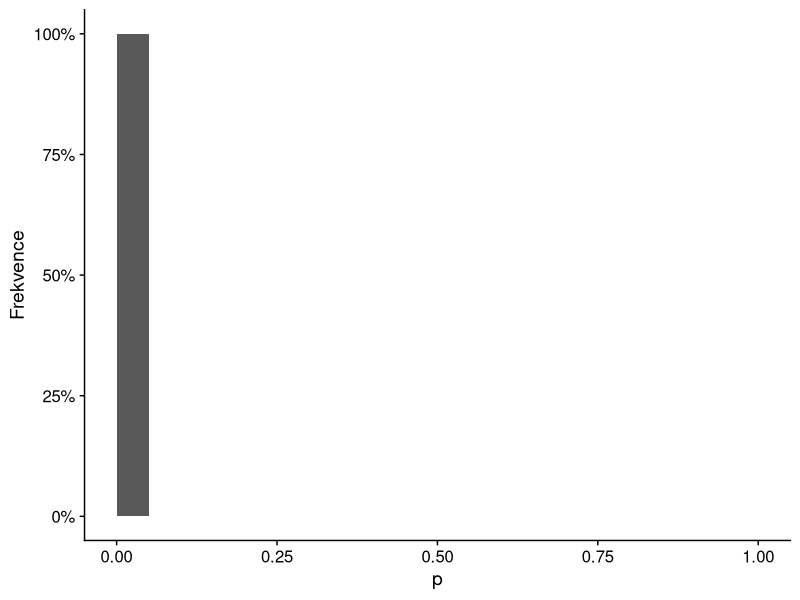
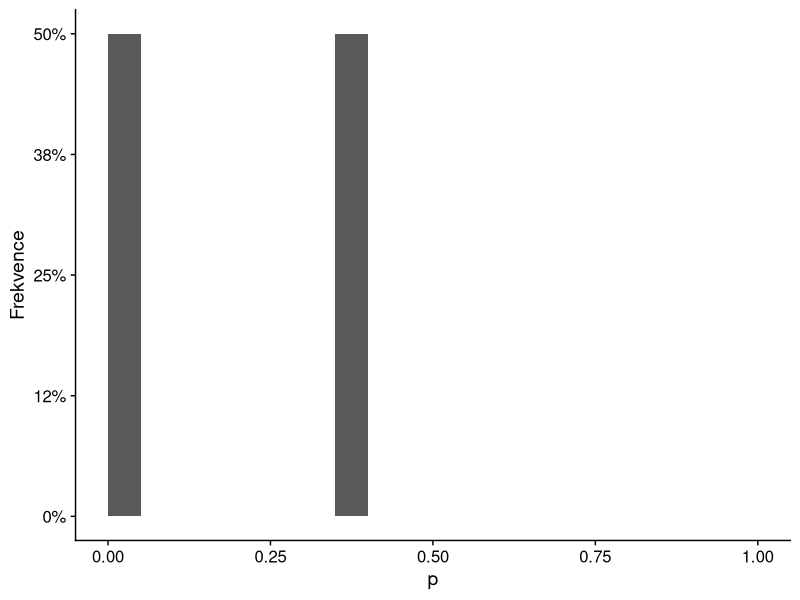
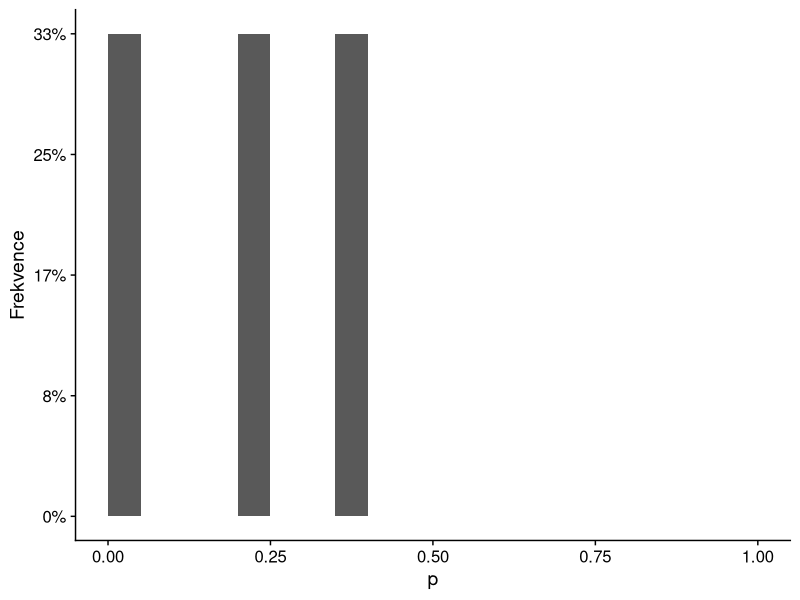
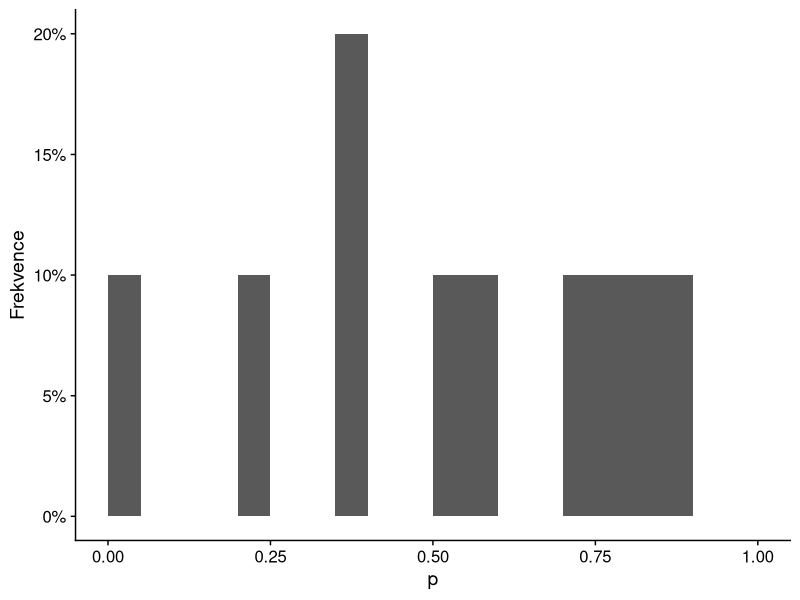
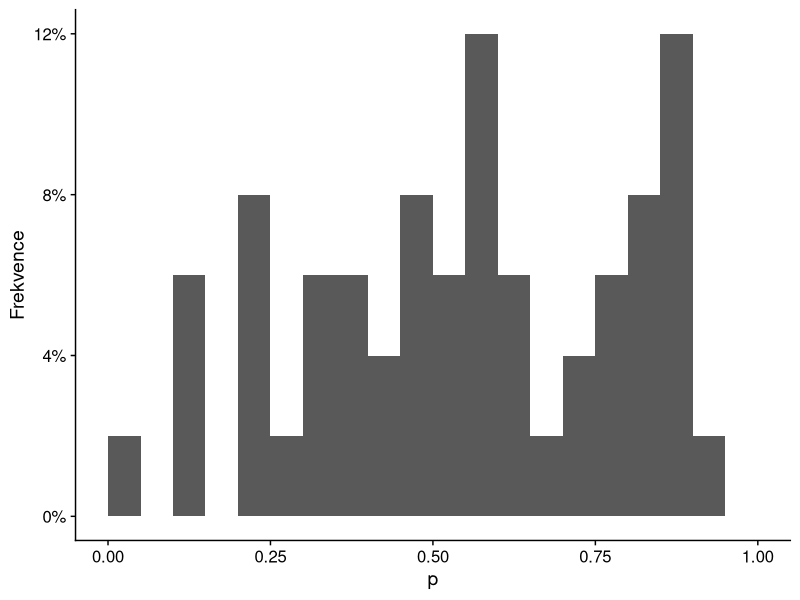
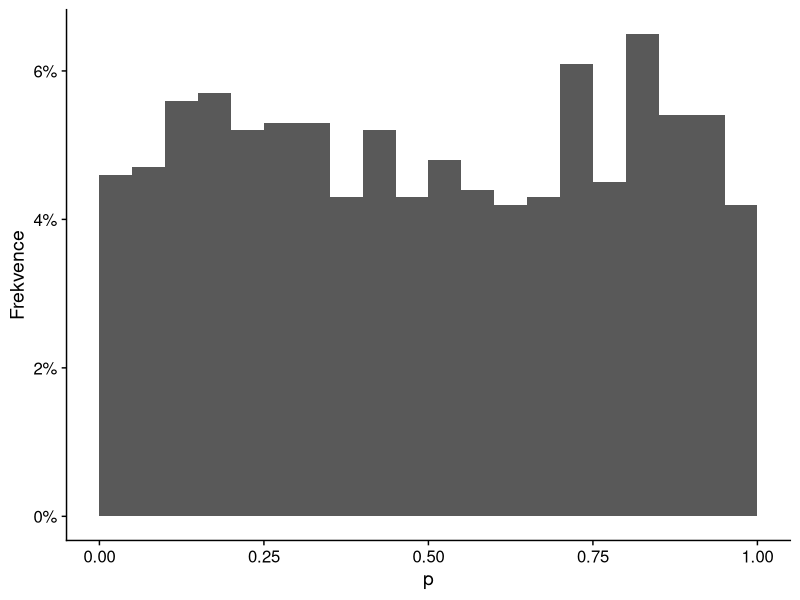
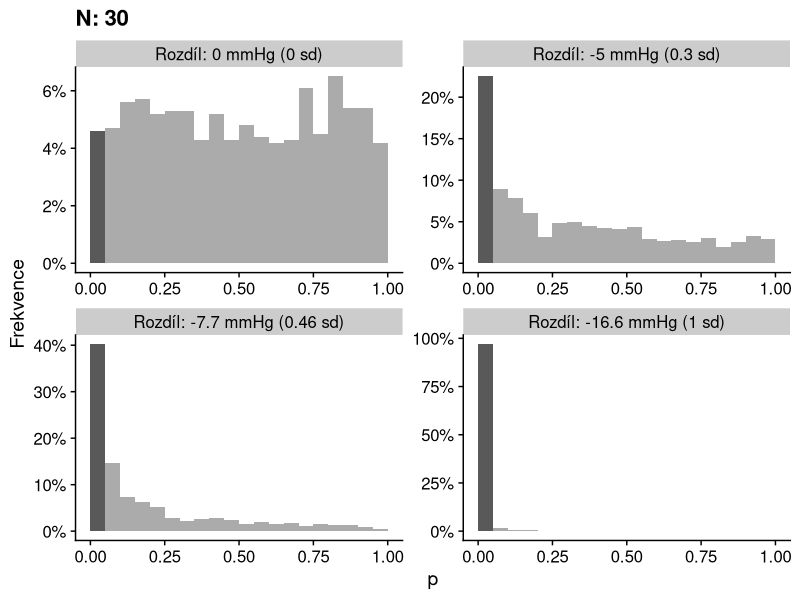
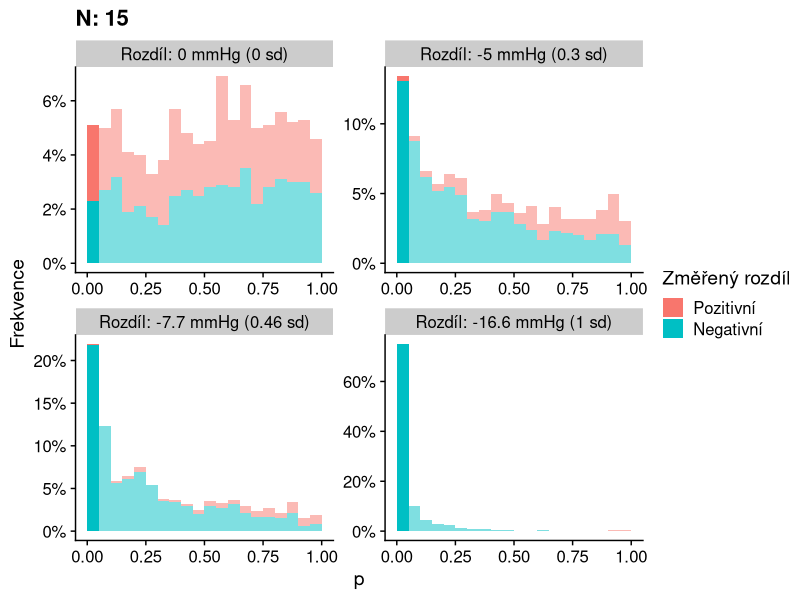

Generate these figures, in order, with R: (Note: a time limit stopped this script after it produced the figures.)
## ---- chunk 1
library(tidyverse)
library(cowplot)
theme_set(theme_cowplot())

sbp_baseline <- 157.1
sbp_sd <- 16.6
effect_ace_minus_placebo <- -7.68

n_sims <- 1000

plots <- list()
widths <- list()
heights <- list()

## ---- chunk 2
set.seed(56684322)
velikost_efektu <- tibble(efekt = c(0, -5 / sbp_sd, effect_ace_minus_placebo / sbp_sd, -1))
n_vzorku <- tibble(n = c(15, 30, 60, 120))
#n_vzorku <- tibble(n = seq(sqrt(15), sqrt(120), length.out = 4) ^ 2 %>% round())

single_p_sim <- function(data_row) {
  control <- rnorm(data_row$n, 0, 1)
  treatment <- rnorm(data_row$n, data_row$efekt, 1)
  test_res <- t.test(control, treatment)
  
  cbind(data_row, tibble(p = test_res$p.value, zmereny_rozdil = mean(treatment) - mean(control), 
                         conf_low = -test_res$conf.int[1], conf_high = -test_res$conf.int[2]))
}

p_velikost_efektu <- velikost_efektu %>% 
  crossing(n_vzorku) %>%
  crossing(sim = 1:n_sims) %>%
  transpose() %>%
  map_df(single_p_sim) %>%
  mutate(druh_rozdilu = factor(zmereny_rozdil > 0, levels = c(TRUE, FALSE), labels = c("Pozitivní", "Negativní")),
         efekt_f = factor(efekt, levels = velikost_efektu$efekt))


## ---- chunk 3
hg_sd_label <- function(sd_val) {
  numeric_sd_val <- sd_val %>% as.numeric()
  paste0("Rozdíl: ", round(sbp_sd * numeric_sd_val, 1), " mmHg (", abs(round(numeric_sd_val, 2)), " sd)")
}


facet_efekt <- function(scales = "free") { 
  facet_wrap(~efekt_f, scales = scales, labeller = labeller(efekt_f = hg_sd_label))
}

make_scale_pocet <- function(n_sims) {
  scale_y_continuous("Frekvence", labels = function(x) { scales::percent(x / n_sims, accuracy = 1)}, trans = scales::trans_new("Relative", transform = function(x) { x / n_sims}, inverse = function(x) { x * n_sims}))
}
scale_pocet <- make_scale_pocet(n_sims)

p_breaks <- seq(0,1, by = 0.05)
n_first_plot <- n_vzorku$n[2]

for(kolik_zobrazit in c(1, 2, 3, 10, 50, n_sims)) {
  plot_name <- paste0("p_tutorial_histogram_", kolik_zobrazit)
  plots[[plot_name]] <- p_velikost_efektu %>% 
    filter(n == n_first_plot, efekt == 0) %>% 
    head(n = kolik_zobrazit) %>%
    ggplot(aes(x = p)) + geom_histogram(breaks = p_breaks) +  
    make_scale_pocet(kolik_zobrazit) 
  print(plots[[plot_name]])
  
}

plots$p_fixni_efekt_prvni <- p_velikost_efektu %>% 
    filter(n == n_first_plot) %>% 
    ggplot(aes(x = p, alpha = p < 0.05)) + geom_histogram(breaks = p_breaks) +  
    scale_alpha_discrete(range = c(0.5,1), guide = FALSE) +
    scale_pocet + facet_efekt() + ggtitle(paste0("N: ", n_first_plot))
plots$p_fixni_efekt_prvni





## ---- chunk 4
for(n_k_zobrazeni in n_vzorku$n) {
  plot_name <- paste0("p_fixni_n_", n_k_zobrazeni)
  plots[[plot_name]] <- p_velikost_efektu %>% filter(n == n_k_zobrazeni) %>% ggplot(aes(x = p, fill = druh_rozdilu, alpha = p < 0.05)) + geom_histogram(breaks = p_breaks) + 
      scale_pocet + facet_efekt() + scale_fill_discrete("Změřený rozdíl") +
      scale_alpha_discrete(range = c(0.5,1), guide = FALSE) +
      ggtitle(paste0("N: ", n_k_zobrazeni))
  print(plots[[plot_name]])
}


for(efekt_k_zobrazeni in velikost_efektu$efekt) {
  plot_name <- paste0("p_fixni_efekt_", round(efekt_k_zobrazeni,2))
  plots[[plot_name]] <- p_velikost_efektu %>% filter(efekt == efekt_k_zobrazeni) %>% ggplot(aes(x = p, fill = druh_rozdilu, alpha = p < 0.05)) + 
      geom_histogram(breaks = p_breaks) + facet_wrap(~n, labeller = label_both, scales = "free_y") + 
      scale_fill_discrete("Změřený rozdíl") + scale_pocet +
      scale_alpha_discrete(range = c(0.5,1), guide = FALSE) +
      ggtitle(hg_sd_label(efekt_k_zobrazeni))
  print(plots[[plot_name]])
}
## ---- chunk 5
power.t.test(delta = effect_ace_minus_placebo, sd = sbp_sd, sig.level = 0.05, power = 0.8)
## ---- chunk 6
efekty <- velikost_efektu$efekt[c(2,3)]
nka <- n_vzorku$n[c(2,4)]
for(i in 1:length(efekty) ) {
  n_k_zobrazeni <- nka[i]
  efekt_k_zobrazeni <- efekty[i]
  plot_name <- paste0("m_and_s_error_",n_k_zobrazeni,"_eff_", round(abs(efekt_k_zobrazeni),2))
  plots[[plot_name]] <- p_velikost_efektu %>% filter(n == n_k_zobrazeni, efekt == efekt_k_zobrazeni, p < 0.05) %>%
    ggplot(aes(x = zmereny_rozdil * sbp_sd)) + geom_histogram(aes(y = stat(width*density)), binwidth = 1)  + geom_vline(xintercept = efekt_k_zobrazeni * sbp_sd, color = "blue", size = 2, linetype = "dashed") + 
    facet_efekt() + scale_y_continuous("Podíl", labels = scales::percent) + scale_x_continuous("Změřený rozdíl [mmHg]") +
    ggtitle(paste0("Pouze p < 0.05, N: ", n_k_zobrazeni))
  print(plots[[plot_name]])
  
  widths[[plot_name]] <- 6
}
## ---- chunk 7
set.seed(321685524)

n_studii <- 8
n_vice_studii <- 30
studie_df_raw <- list()
next_id <- 1
efekty_pro_vice_studii <- c(0, velikost_efektu$efekt[3])
for(efekt_pro_simulace in efekty_pro_vice_studii) {
  p_pro_sim <- p_velikost_efektu %>% filter(n == n_vice_studii, efekt == efekt_pro_simulace)
  for(i in 1:n_sims) {
    studie_df_raw[[next_id]] <- p_pro_sim %>% sample_n(n_studii) %>% 
      group_by(n, efekt, efekt_f) %>%
      summarise(min.p = min(p), max.p = max(p), min.zmereny_rozdil = min(zmereny_rozdil), max.zmereny_rozdil = max(zmereny_rozdil))
      #summarise(min.p = min(p), max.p = max(p), min.zmereny_rozdil = min(c(Inf,zmereny_rozdil[p < 0.05])), max.zmereny_rozdil = max(c(-Inf,zmereny_rozdil[p < 0.05])))
    next_id <- next_id + 1
  }
}

p_vice_studii <- do.call(rbind, studie_df_raw)

p_vice_studii_long <- p_vice_studii %>%
      pivot_longer(c("min.p","max.p","min.zmereny_rozdil","max.zmereny_rozdil"), names_to = c("typ","meritko"), names_sep = "\\.", values_to = "hodnota") 

## ---- chunk 8
for(efekt_k_zobrazeni in efekty_pro_vice_studii) {
  plot_name_base <- paste0("vice_studii_", abs(round(efekt_k_zobrazeni,2)),"_")
  title <- ggtitle(paste0(n_studii, " studií, N: ", n_vice_studii))
  
  plot_name_p <- paste0(plot_name_base, "_p")
  plots[[plot_name_p]] <- p_vice_studii_long %>% filter(meritko == "p", efekt == efekt_k_zobrazeni) %>%
      ggplot(aes(x = hodnota, color = typ)) + geom_freqpoly(breaks = p_breaks) + scale_pocet + facet_efekt() + title +
      geom_vline(xintercept = 0.05, color = "green", size = 2, linetype = "dashed") +
    scale_x_continuous("p-hodnota")
  widths[[plot_name_p]] <- 6
  print(plots[[plot_name_p]])

  plot_name_zmereny <- paste0(plot_name_base, "_zmereny_rozdil")
  plots[[plot_name_zmereny]] <- p_vice_studii_long %>% filter(meritko == "zmereny_rozdil", efekt == efekt_k_zobrazeni, !is.infinite(hodnota)) %>%
      ggplot(aes(x = hodnota * sbp_sd, color = typ)) + geom_freqpoly(bins = 10) + scale_pocet + facet_efekt() + title +
    geom_vline(xintercept = efekt_k_zobrazeni * sbp_sd, color = "blue", size = 2, linetype = "dashed") +
    scale_x_continuous("Změřený rozdíl")
  widths[[plot_name_zmereny]] <- 6
  print(plots[[plot_name_zmereny]])
  
}
## ---- chunk 9
set.seed(3494994)
g1 <- round(rnorm(20, mean = sbp_baseline, sd = sbp_sd))
cat(paste(g1, collapse = "\t"))
cat("\n\n")
g2 <- sample(g1, 20) - 13
cat(paste(g2, collapse = "\t"))
cat("\n")

t.test(g1, g2)

g2_mod <- g2
g2_mod[20] <- g2_mod[20] + 10
t.test(g1, g2_mod)
## ---- chunk 10
for(ci_to_show in c(0, 1, 2, 3, 15)) {
  plot_name <- paste0("ci_tanec_prvni_", ci_to_show)

  if(ci_to_show == 0) {
    geom1 <- NULL
    geom2 <- NULL
    ci_to_show <- 1
  } else {
    geom1 <- geom_linerange()
    geom2 <- geom_point(size = 2)
  }
  plots[[plot_name]] <- p_velikost_efektu %>%
    filter(n == n_first_plot, efekt == velikost_efektu$efekt[3]) %>%
    head(ci_to_show) %>%
    mutate(id = seq(from = 1, length.out = n())) %>%
    ggplot(aes(x = id, y = zmereny_rozdil, ymin = conf_low, ymax = conf_high)) + 
    geom_hline(yintercept = 0, color = "red", size = 2) + geom_hline(aes(yintercept = efekt), color = "blue", linetype = "dashed", size = 2) + facet_efekt() +
    geom1 + geom2 +
    coord_flip() + scale_x_continuous("") + scale_y_continuous("Změřený rozdíl, 95% CI") +
    expand_limits(x = c(1,15), y = c(-1.5, 0.6)) +
    ggtitle(paste0("N: ", n_first_plot)) +
    theme(axis.text.y = element_blank(), axis.ticks.y = element_blank(), axis.line.y = element_blank())

  print(plots[[plot_name]])

}

for(n_k_zobrazeni in n_vzorku$n) {
  plot_name <- paste0("ci_tanec_n_", n_k_zobrazeni)
  plots[[plot_name]] <- p_velikost_efektu %>%
    filter(n == n_k_zobrazeni) %>%
    mutate(id_raw = 1:n()) %>%
    group_by(efekt) %>%
    top_n(15, id_raw) %>%
    mutate(id = 1:n()) %>%
    ungroup() %>%
    ggplot(aes(x = id, y = zmereny_rozdil, ymin = conf_low, ymax = conf_high)) + 
    geom_hline(yintercept = 0, color = "red", size = 2) + geom_hline(aes(yintercept = efekt), color = "blue", linetype = "dashed", size = 2) + facet_efekt(scales = "fixed") +
    geom_linerange() +   geom_point(size = 2) + 
    coord_flip() + scale_x_continuous("") + scale_y_continuous("Změřený rozdíl, 95% CI") +
    ggtitle(paste0("N: ", n_k_zobrazeni)) + 
    expand_limits(y = c(-2, 1.3)) +
    theme(axis.text.y = element_blank(), axis.ticks.y = element_blank(), axis.line.y = element_blank())
  
  print(plots[[plot_name]])
}


## ---- chunk 11
set.seed(3494949)
n <- 200
data_linear_continous <- data.frame(age = runif(n, 40, 65)) %>%
  mutate(SBP = rnorm(n, 9/20 * (age-40) + 130 , sbp_sd)) 
plots$linear_continuous1 <- data_linear_continous %>%
  ggplot(aes(x = age, y = SBP)) + geom_point() +  scale_x_continuous("Věk") +
  scale_y_continuous("SBP [mm Hg]")

plots$linear_continuous1

plots$linear_continuous2 <- plots$linear_continuous1 + geom_smooth(method = "lm")
plots$linear_continuous2

plots$linear_continuous_inverted <- data_linear_continous %>%
  ggplot(aes(y = age, x = SBP)) + geom_point() +  scale_y_continuous("Věk") +
  scale_x_continuous("SBP [mm Hg]")+ geom_smooth(method = "lm")
plots$linear_continuous_inverted
## ---- chunk 12
set.seed(234234342)
n_per_group <- 50
plots$linear_binary <- 
data.frame(Skupina = rep(c(0,1), each = n_per_group), SBP = c(rnorm(n_per_group, mean = sbp_baseline, sd = sbp_sd), rnorm(n_per_group, mean = sbp_baseline + effect_ace_minus_placebo, sd = sbp_sd))) %>%
  ggplot(aes(x = Skupina, y = SBP)) + geom_jitter(width = 0.01, height = 0) + geom_smooth(method = "lm") + scale_x_continuous(breaks = c(0,1), labels = c("Control","Treatment")) +
  scale_y_continuous("SBP [mm Hg]")

plots$linear_binary
## ---- chunk 13
set.seed(321355422)

full_population <- rnorm(1e6, effect_ace_minus_placebo, sbp_sd)
increase_biases <- c(3/2, 4/3, 11/10)

biased_study_population_size <- 1e5
biased_study_errors <- numeric(n_sims * length(increase_biases))
for(bias in increase_biases) {
  full_population_probs <-if_else(full_population < 0, 1, bias)
  for(i in 1:n_sims) {
    biased_sample <- sample(full_population, size = biased_study_population_size, replace = TRUE, prob = full_population_probs)
    biased_study_errors[i] <- (mean(biased_sample) - effect_ace_minus_placebo)^2 
  }
}
  
rct_results <- data.frame(sample_size = 5 * (2 ^ (0:7))) %>% crossing(sim = 1:n_sims) %>%
  rowwise() %>%
  mutate(error = mean(rnorm(sample_size, 0, sbp_sd)) ^ 2) %>%
  group_by(sample_size) %>%
  summarise(low_error = sqrt(quantile(error, 0.025)), mean_error = sqrt(mean(error)), high_error = sqrt(quantile(error, 0.975)))

biased_results <- data.frame(low_error = sqrt(quantile(biased_study_errors, 0.025)), mean_error = sqrt(mean(biased_study_errors)), high_error = sqrt(quantile(biased_study_errors, 0.975))) %>% 
  crossing(data.frame(sample_size = unique(rct_results$sample_size)))


## ---- chunk 14
plots$rct_error <- 
rct_results %>% ggplot(aes(x = sample_size, y = mean_error))  + #, ymin = low_error, ymax = high_error
  #geom_ribbon(alpha = 0.3) + 
  geom_line() + 
#  geom_ribbon(data = biased_results, fill = "blue", alpha = 0.3) + 
  scale_y_continuous("Půměrná chyba RCT [mmHg]") +
  scale_x_continuous("Velikost vzorku RCT")

hline_size <- 2
pal <- viridisLite::plasma(3)

plots$rct_error_biased <- 
  plots$rct_error +
    geom_hline(data = biased_results, aes(yintercept = mean_error), color = pal[2], size = hline_size)

plots$rct_error_biased_decoy <- 
  plots$rct_error_biased +
    geom_hline(yintercept = 0.84, color =  pal[1], size = hline_size) +
    geom_hline(yintercept = 2.53, color =  pal[3], size = hline_size)

## ---- chunk 15
set.seed(56852266)
data_pohledny <- data.frame(pohledny = rnorm(200), laskavy = rnorm(200))

plot_pohledny <- function(split = "none", trend = FALSE) {
  
  if(split == "none") {
    data_to_plot <- data_pohledny %>% mutate(group = 1)
    alpha_scale = scale_alpha_continuous(range = c(0.999, 1), guide = FALSE)
  } else {
    alpha_scale <- scale_alpha_continuous(range = c(0.2, 1), guide = FALSE)
    if (split == "up") {
      data_to_plot <- data_pohledny %>% mutate(group = if_else(pohledny + laskavy > 0, 1, 0))
    } else if (split == "down") {
      data_to_plot <- data_pohledny %>% mutate(group = if_else(pohledny + laskavy < 0, 1, 0))
    }
  }
  
  if(trend) {
  #  smooth <- geom_smooth(aes(x = pohledny, y = laskavy), inherit.aes = FALSE, data = rbind(data_to_plot %>% filter(group > 0), data.frame(laskavy = 0, pohledny = 0, group = 0)), method = "lm", formula = y ~x)
    smooth <- geom_smooth(aes(x = pohledny, y = laskavy), inherit.aes = FALSE, data = data_to_plot %>% filter(group > 0), method = "lm", formula = y ~x)
  } else {
    smooth <- NULL
  }
  data_to_plot %>% 
    ggplot(aes(x = pohledny, y = laskavy, alpha = group)) + 
    scale_x_continuous("Pohledný", breaks = c(-1.5, 1.5), labels = c("Málo", "Hodně")) + scale_y_continuous("Laskavý", breaks = c(-1.5, 1.5), labels = c("Málo", "Hodně"))+ 
    geom_vline(xintercept = 0) + geom_hline(yintercept =  0) + 
    geom_point(color = viridisLite::plasma(3)[2]) +
    smooth +
    alpha_scale +
    theme(axis.line = element_blank(), axis.ticks = element_blank())
}

plots$laskavy_pohledny_1 <- plot_pohledny("none")
plots$laskavy_pohledny_2 <- plot_pohledny("none", TRUE)
plots$laskavy_pohledny_3 <- plot_pohledny("up")
plots$laskavy_pohledny_4 <- plot_pohledny("up", TRUE)   
plots$laskavy_pohledny_5 <- plot_pohledny("down")
plots$laskavy_pohledny_6 <- plot_pohledny("down", TRUE)
for(plot_name in paste0("laskavy_pohledny_", 1:6)){
  print(plots[[plot_name]])
  widths[[plot_name]] <- 6
  heights[[plot_name]] <- 5
}
## ---- chunk 16
set.seed(99852665)
n_obs <- 100
data_regression_to_the_mean <- data.frame(id = 1:n_obs, before = rnorm(n_obs, mean = 30, sd = 2), after = rnorm(n_obs, mean = 30, sd = 2)) %>% mutate(selected = as.numeric(before > 32), improved = factor(before > after, levels = c(TRUE, FALSE), labels = c("Ano","Ne"))) %>%
  pivot_longer(c("before", "after"),names_to = "group", values_to = "BMI") %>%
  mutate(group = factor(group, levels = c("before","after"), labels = c("Před zásahem", "Po zásahu")))

base_rtm_plot <- data_regression_to_the_mean %>% ggplot(aes(x = group,y = BMI, alpha = selected, color = improved, group = id)) + geom_line() + geom_point() + scale_x_discrete("Skupina") + scale_color_discrete("Snížení BMI")

plots$regression_to_the_mean <- base_rtm_plot + scale_alpha(range = c(0.9999, 1), guide = FALSE)
plots$regression_to_the_mean 

plots$regression_to_the_mean_highlight <- base_rtm_plot + scale_alpha(range = c(0.2, 1), guide = FALSE) 
plots$regression_to_the_mean_highlight 



## ---- chunk 17
tmp_dir <- here::here("local_tmp_data")
if(!dir.exists(tmp_dir)) {
  dir.create(tmp_dir)
}

for(plot_name in names(plots)) {
  if(!is.null(widths[[plot_name]])) {
    width <- widths[[plot_name]]
  } else {
    width <- 8
  }
  if(!is.null(heights[[plot_name]])) {
    height <- heights[[plot_name]]
  } else {
    height <- width * 0.6666666666667
  }
  ggsave(plot = plots[[plot_name]], filename = paste0(tmp_dir,"/",plot_name,".png"), dpi = 300, width = width, height = height)
}
